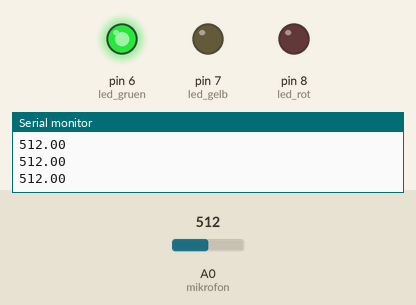
Simulated run of this sketch. Board: Arduino Uno, built with avr-gcc and run on an emulated ATmega328P. Parts: output pins drawn as LEDs (lit = HIGH), the last lines printed to the serial monitor. The test bench sets the inputs (shaded band); at power-on: A0 (mikrofon) = 512.

Above: at 1.2 s.
1.3 s: A0 (mikrofon) set to 541
2.8 s: A0 (mikrofon) set to 564
At 3.2 s:
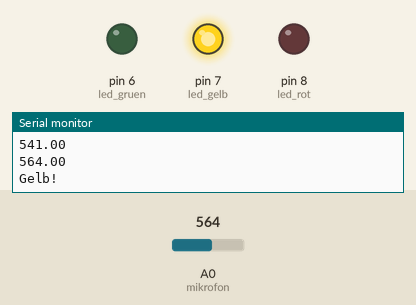
4.3 s: A0 (mikrofon) set to 689
5.8 s: A0 (mikrofon) set to 711
At 6.8 s:
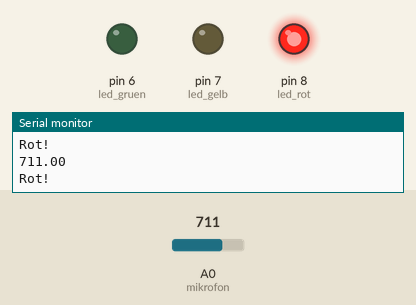
7.3 s: A0 (mikrofon) set to 511
At 8.0 s:
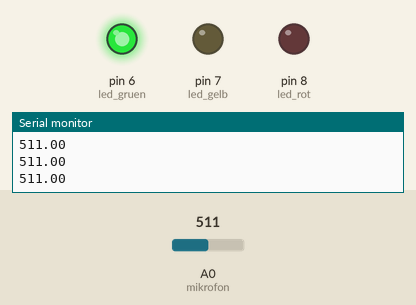
8.8 s: A0 (mikrofon) set to 716
At 10.2 s:
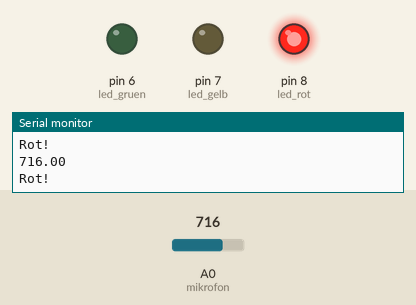
Timing chart, 0 to 11.3 s (numbered marks = the images above; inputs shaded):
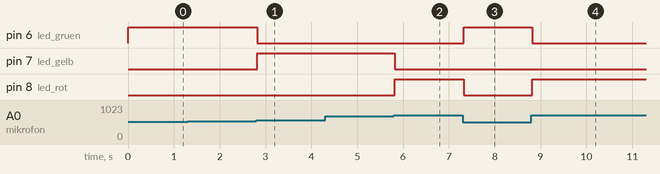

The sketch:

einfache_laermampel.ino
```cpp
const int mikrofon = A0;      //Analog-Eingang für das Mikrofon
const int grenze_rot = 700;   //Grenze für Rot-Anzeige
const int grenze_gelb = 550;  //Grenze für Gelb-Anzeige
const int led_rot = 8;        //Digital-Ausgang für rote LED
const int led_gelb = 7;       //Digital-Ausgang für gelbe LED
const int led_gruen = 6;     //Digital-Ausgang für grüne LED
const int dauer = 500;        //Anschaltdauer

void setup() {
Serial.begin(9600);          //Baudrate für serielle Schnittstelle
pinMode(led_rot, OUTPUT);    //LED als Ausgabe definieren
pinMode(led_gelb, OUTPUT);   //LED als Ausgabe definieren
pinMode(led_gruen, OUTPUT);  //LED als Ausgabe definieren
}

void loop() {
int lautstaerke = analogRead(mikrofon); // Lautstärke einlesen
float wert = lautstaerke;
Serial.println(wert); // Wert ausgeben
if (wert>grenze_rot) {           // Für hohe Lautstärke
  Serial.println("Rot!");               //Meldung ausgeben
  digitalWrite(led_gruen, LOW);         //Grün ausschalten
  digitalWrite(led_gelb, LOW);          //Gelb ausschalten
  digitalWrite(led_rot, HIGH);          //Rot anschalten
  delay(dauer);                         //Warten
}
else if (wert>grenze_gelb){      //Für mittlere Lautstärke ...
  Serial.println("Gelb!");
  digitalWrite(led_gruen, LOW);
  digitalWrite(led_rot, LOW);
  digitalWrite(led_gelb, HIGH);
  delay(dauer);
}
else {
  digitalWrite(led_rot, LOW);           //Rot ausschalten
  digitalWrite(led_gelb, LOW);          //Gelb ausschalten
  digitalWrite(led_gruen, HIGH);        //sonst Grün anschalten
}
}
```

Measured:
- the behaviour switches between 550 and 551 on A0 (mikrofon) (found by bisection; images 0 and 1)
- the behaviour switches between 700 and 701 on A0 (mikrofon) (found by bisection; images 1 and 2)
- after the input at 2.8 s, pin 6 (led_gruen): HIGH → LOW at once; pin 7 (led_gelb): LOW → HIGH at once
- after the input at 5.8 s, pin 7 (led_gelb): HIGH → LOW at once; pin 8 (led_rot): LOW → HIGH at once
- after the input at 7.3 s, pin 6 (led_gruen): LOW → HIGH at once; pin 8 (led_rot): HIGH → LOW at once
- after the input at 8.8 s, pin 6 (led_gruen): HIGH → LOW at once; pin 8 (led_rot): LOW → HIGH at once
